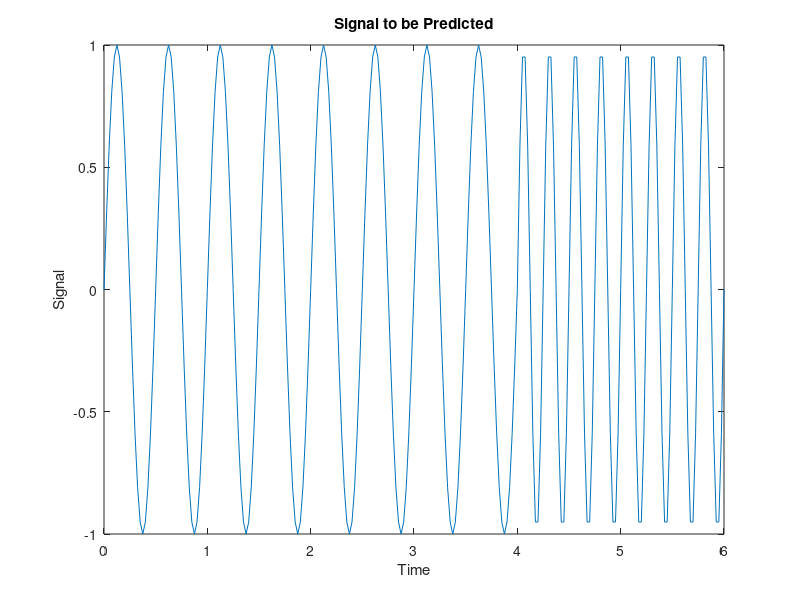

Reproduce this figure in MATLAB. (Note: this script raises an error after producing the figure.)
%% Adaptive Linear Prediction
% This example illustrates how an adaptive linear layer can learn
% to predict the next value in a signal, given the current and
% last four values.

% Copyright 1992-2012 The MathWorks, Inc.

%% Defining a Wave Form
% Here two time segments are defined from 0 to 6 seconds in steps
% of 1/40 of a second.

time1 = 0:0.025:4;      % from 0 to 4 seconds
time2 = 4.025:0.025:6;  % from 4 to 6 seconds
time = [time1 time2];  % from 0 to 6 seconds

%%
% Here is a signal which starts at one frequency but then transitions
% to another frequency.

signal = [sin(time1*4*pi) sin(time2*8*pi)];
plot(time,signal)
xlabel('Time');
ylabel('Signal');
title('Signal to be Predicted');

%% Setting up the Problem for a Neural Network
% The signal convert is then converted to a cell array.  Neural Networks
% represent timesteps as columns of a cell array, do distinguish them from
% different samples at a given time, which are represented with columns
% of matrices.

signal = con2seq(signal);

%%
% To set up the problem we will use the first five values of the
% signal as initial input delay states, and the rest for inputs.

Xi = signal(1:5);
X = signal(6:end);
timex = time(6:end);

%%
% The targets are now defined to match the inputs.  The network is to
% predict the current input, only using the last five values.

T = signal(6:end);

%% Creating the Linear Layer
% The function *linearlayer* creates a linear layer with a single
% neuron with a tap delay of the last five inputs.

net = linearlayer(1:5,0.1);
view(net)

%% Adapting the Linear Layer
%
%  The function *adapt* simulates the network on the input, while
%  adjusting its weights and biases after each timestep in response
%  to how closely its output matches the target.
%
%  It returns the update networks, it outputs, and its errors.

[net,Y] = adapt(net,X,T,Xi);

%%
% The output signal is plotted with the targets.

figure
plot(timex,cell2mat(Y),timex,cell2mat(T),'+')
xlabel('Time');
ylabel('Output -  Target +');
title('Output and Target Signals');

%%
% The error can also be plotted.

figure
E = cell2mat(T)-cell2mat(Y);
plot(timex,E,'r')
hold off
xlabel('Time');
ylabel('Error');
title('Error Signal');

%%
% Notice how small the error is except for initial errors and the
% network learns the systems behavior at the beginning and after
% the system transition.
%
% This example illustrated how to simulate an adaptive linear network which
% can predict a signal's next value from current and past values despite
% changes in the signals behavior.

displayEndOfDemoMessage(mfilename)
